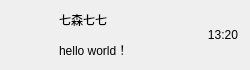
<?xml version="1.0" encoding="UTF-8"?>
<ui version="4.0">
 <class>ChatUserWid</class>
 <widget class="QWidget" name="ChatUserWid">
  <property name="geometry">
   <rect>
    <x>0</x>
    <y>0</y>
    <width>250</width>
    <height>70</height>
   </rect>
  </property>
  <property name="minimumSize">
   <size>
    <width>250</width>
    <height>70</height>
   </size>
  </property>
  <property name="maximumSize">
   <size>
    <width>250</width>
    <height>70</height>
   </size>
  </property>
  <property name="windowTitle">
   <string>Form</string>
  </property>
  <layout class="QHBoxLayout" name="horizontalLayout">
   <property name="spacing">
    <number>5</number>
   </property>
   <property name="leftMargin">
    <number>2</number>
   </property>
   <property name="topMargin">
    <number>6</number>
   </property>
   <property name="rightMargin">
    <number>2</number>
   </property>
   <property name="bottomMargin">
    <number>6</number>
   </property>
   <item>
    <widget class="QWidget" name="icon_wid" native="true">
     <property name="minimumSize">
      <size>
       <width>50</width>
       <height>50</height>
      </size>
     </property>
     <property name="maximumSize">
      <size>
       <width>50</width>
       <height>50</height>
      </size>
     </property>
     <layout class="QHBoxLayout" name="horizontalLayout_2">
      <property name="spacing">
       <number>0</number>
      </property>
      <property name="leftMargin">
       <number>0</number>
      </property>
      <property name="topMargin">
       <number>0</number>
      </property>
      <property name="rightMargin">
       <number>0</number>
      </property>
      <property name="bottomMargin">
       <number>0</number>
      </property>
      <item>
       <widget class="QLabel" name="icon_lb">
        <property name="minimumSize">
         <size>
          <width>45</width>
          <height>45</height>
         </size>
        </property>
        <property name="maximumSize">
         <size>
          <width>45</width>
          <height>45</height>
         </size>
        </property>
        <property name="text">
         <string/>
        </property>
       </widget>
      </item>
     </layout>
    </widget>
   </item>
   <item>
    <widget class="QWidget" name="user_info_wid" native="true">
     <property name="minimumSize">
      <size>
       <width>0</width>
       <height>0</height>
      </size>
     </property>
     <property name="maximumSize">
      <size>
       <width>16777215</width>
       <height>16777215</height>
      </size>
     </property>
     <layout class="QVBoxLayout" name="verticalLayout">
      <property name="leftMargin">
       <number>2</number>
      </property>
      <property name="topMargin">
       <number>2</number>
      </property>
      <property name="rightMargin">
       <number>2</number>
      </property>
      <property name="bottomMargin">
       <number>2</number>
      </property>
      <item>
       <widget class="QLabel" name="user_name_lb">
        <property name="minimumSize">
         <size>
          <width>0</width>
          <height>0</height>
         </size>
        </property>
        <property name="maximumSize">
         <size>
          <width>16777215</width>
          <height>16777215</height>
         </size>
        </property>
        <property name="text">
         <string>七森七七</string>
        </property>
       </widget>
      </item>
      <item>
       <widget class="QLabel" name="user_chat_lb">
        <property name="minimumSize">
         <size>
          <width>0</width>
          <height>0</height>
         </size>
        </property>
        <property name="maximumSize">
         <size>
          <width>16777215</width>
          <height>16777215</height>
         </size>
        </property>
        <property name="text">
         <string>hello world！</string>
        </property>
       </widget>
      </item>
     </layout>
    </widget>
   </item>
   <item>
    <widget class="QWidget" name="time_wid" native="true">
     <property name="minimumSize">
      <size>
       <width>50</width>
       <height>50</height>
      </size>
     </property>
     <property name="maximumSize">
      <size>
       <width>50</width>
       <height>50</height>
      </size>
     </property>
     <layout class="QVBoxLayout" name="verticalLayout_2">
      <item>
       <widget class="QLabel" name="time_lb">
        <property name="text">
         <string>13:20</string>
        </property>
        <property name="alignment">
         <set>Qt::AlignCenter</set>
        </property>
       </widget>
      </item>
     </layout>
    </widget>
   </item>
  </layout>
 </widget>
 <resources/>
 <connections/>
</ui>
